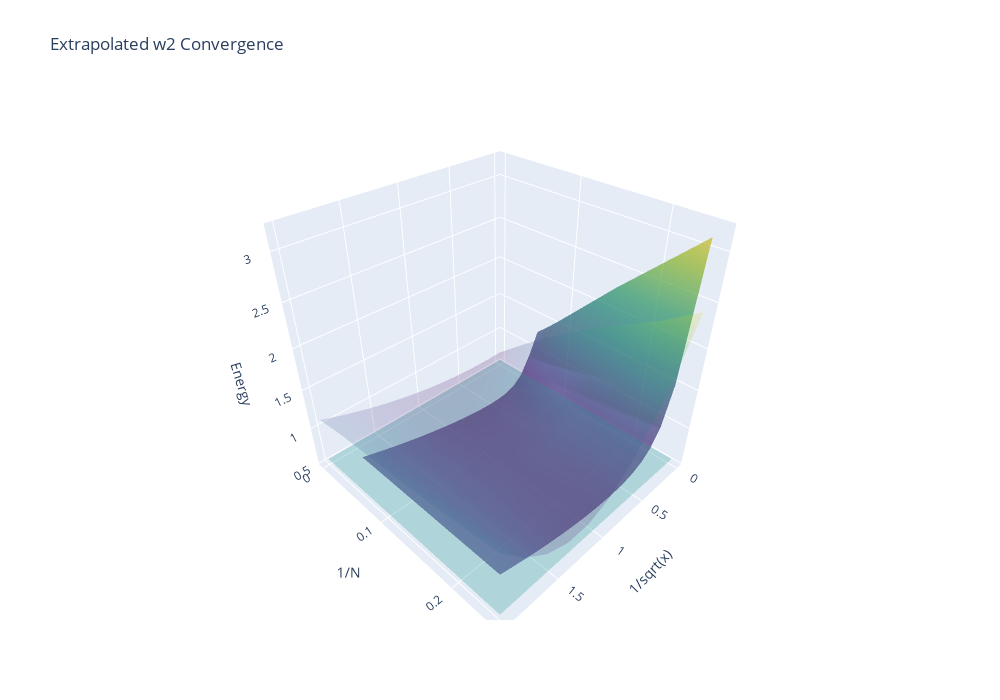

Here is the notebook cell this chart was saved with:
### Code cell
fig = go.Figure(data=[go.Surface(x=fx(x_val), y=fy(qubits), z=f2, opacity=0.7, showscale=False, colorscale='Viridis'), 
                      go.Surface(x=extrap_x_f2, y=extrap_y_f2, z=np.full([len(extrap_x_f2), len(extrap_y_f1.T)], 1/np.sqrt(np.pi)), opacity=0.3, showscale=False, colorscale='Viridis'),
                      go.Surface(x=extrap_x_f2, y=extrap_y_f2, z=extrap_f2, opacity=0.2, showscale=False, colorscale='Viridis')])

fig.update_layout(title='Extrapolated w2 Convergence',
                   autosize=False,
                  width=1000, height=700,
                 scene = dict(
                    xaxis_title='1/sqrt(x)',
                    yaxis_title='1/N',
                    zaxis_title='Energy'))
fig.show()
print(f"{extrap_M_[0,0]} - Extrapolated Convergence")
print(f"{1/np.sqrt(np.pi)} - Actual Convergence")
